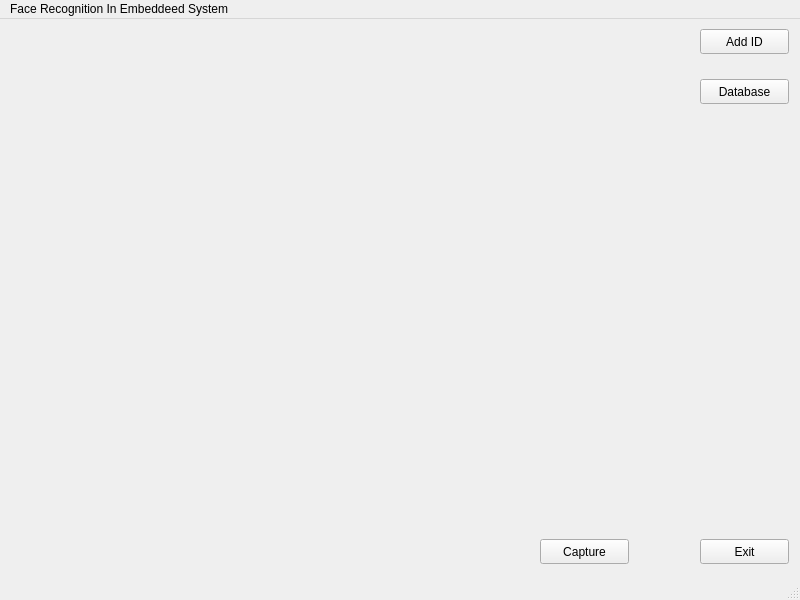
<?xml version="1.0" encoding="UTF-8"?>
<ui version="4.0">
 <class>MainWindow</class>
 <widget class="QMainWindow" name="MainWindow">
  <property name="geometry">
   <rect>
    <x>0</x>
    <y>0</y>
    <width>800</width>
    <height>600</height>
   </rect>
  </property>
  <property name="windowTitle">
   <string>MainWindow</string>
  </property>
  <widget class="QWidget" name="centralwidget">
   <widget class="QLabel" name="lbl">
    <property name="geometry">
     <rect>
      <x>100</x>
      <y>530</y>
      <width>311</width>
      <height>17</height>
     </rect>
    </property>
    <property name="text">
     <string/>
    </property>
   </widget>
   <widget class="QPushButton" name="btnAdd_ID">
    <property name="geometry">
     <rect>
      <x>700</x>
      <y>10</y>
      <width>89</width>
      <height>25</height>
     </rect>
    </property>
    <property name="text">
     <string>Add ID</string>
    </property>
   </widget>
   <widget class="QPushButton" name="btnDatabase">
    <property name="geometry">
     <rect>
      <x>700</x>
      <y>60</y>
      <width>89</width>
      <height>25</height>
     </rect>
    </property>
    <property name="text">
     <string>Database</string>
    </property>
   </widget>
   <widget class="QPushButton" name="btnExit">
    <property name="geometry">
     <rect>
      <x>700</x>
      <y>520</y>
      <width>89</width>
      <height>25</height>
     </rect>
    </property>
    <property name="text">
     <string>Exit</string>
    </property>
   </widget>
   <widget class="QLabel" name="labelImg">
    <property name="geometry">
     <rect>
      <x>10</x>
      <y>10</y>
      <width>680</width>
      <height>480</height>
     </rect>
    </property>
    <property name="autoFillBackground">
     <bool>true</bool>
    </property>
    <property name="text">
     <string/>
    </property>
   </widget>
   <widget class="QPushButton" name="btnCapture">
    <property name="geometry">
     <rect>
      <x>540</x>
      <y>520</y>
      <width>89</width>
      <height>25</height>
     </rect>
    </property>
    <property name="text">
     <string>Capture</string>
    </property>
   </widget>
   <zorder>lbl</zorder>
   <zorder>btnAdd_ID</zorder>
   <zorder>btnDatabase</zorder>
   <zorder>btnExit</zorder>
   <zorder>btnCapture</zorder>
   <zorder>labelImg</zorder>
  </widget>
  <widget class="QMenuBar" name="menubar">
   <property name="geometry">
    <rect>
     <x>0</x>
     <y>0</y>
     <width>800</width>
     <height>22</height>
    </rect>
   </property>
   <widget class="QMenu" name="menuFace_Recognition_In_Embeddeed_System">
    <property name="title">
     <string>Face Recognition In Embeddeed System</string>
    </property>
   </widget>
   <addaction name="menuFace_Recognition_In_Embeddeed_System"/>
  </widget>
  <widget class="QStatusBar" name="statusbar"/>
 </widget>
 <resources/>
 <connections/>
</ui>
